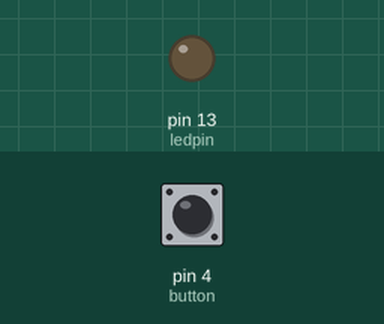
Recording of a sketch running on a simulated Arduino Uno, built with avr-gcc and run on an emulated ATmega328P. Shown: output pins drawn as LEDs (lit = HIGH). Inputs (shaded band) come from the test bench; at power-on: pin 4 (button) LOW. What the sketch prints to the serial monitor is not drawn.

Above: at 1.2 s.
1.3 s: pin 4 (button) pulled HIGH for 0.15 s
At 1.37 s:
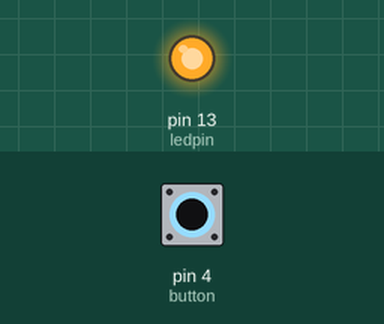
2.9 s: pin 4 (button) pulled HIGH for 3.2 s
At 7.1 s:
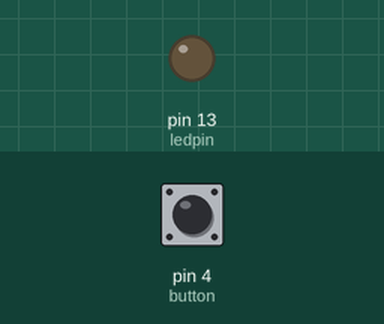
Timing chart, 0 to 8.6 s (numbered marks = the images above; inputs shaded):
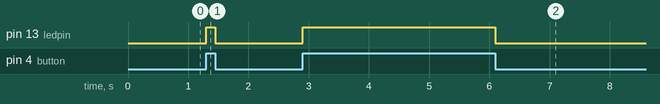

Measured:
- after the input at 1.3 s, pin 13 (ledpin): LOW → HIGH at once, → LOW 0.15 s later
- after the input at 2.9 s, pin 13 (ledpin): LOW → HIGH at once, → LOW 3.2 s later

The sketch:

Simple_button_test.ino
```cpp
void setup() {
  // put your setup code here, to run once:
int button = 2;
int ledpin = 13;

pinMode(button, INPUT);
pinMode(ledpin, OUTPUT);
Serial.begin(9600);

}

void loop() {
  // put your main code here, to run repeatedly:

int val = 0;
int button = 4;
int ledpin = 13;

val = digitalRead(button);

if (val == HIGH){
digitalWrite(ledpin, HIGH);
}
else  {
  digitalWrite(ledpin, LOW);
}

Serial.println(val);

}
```
